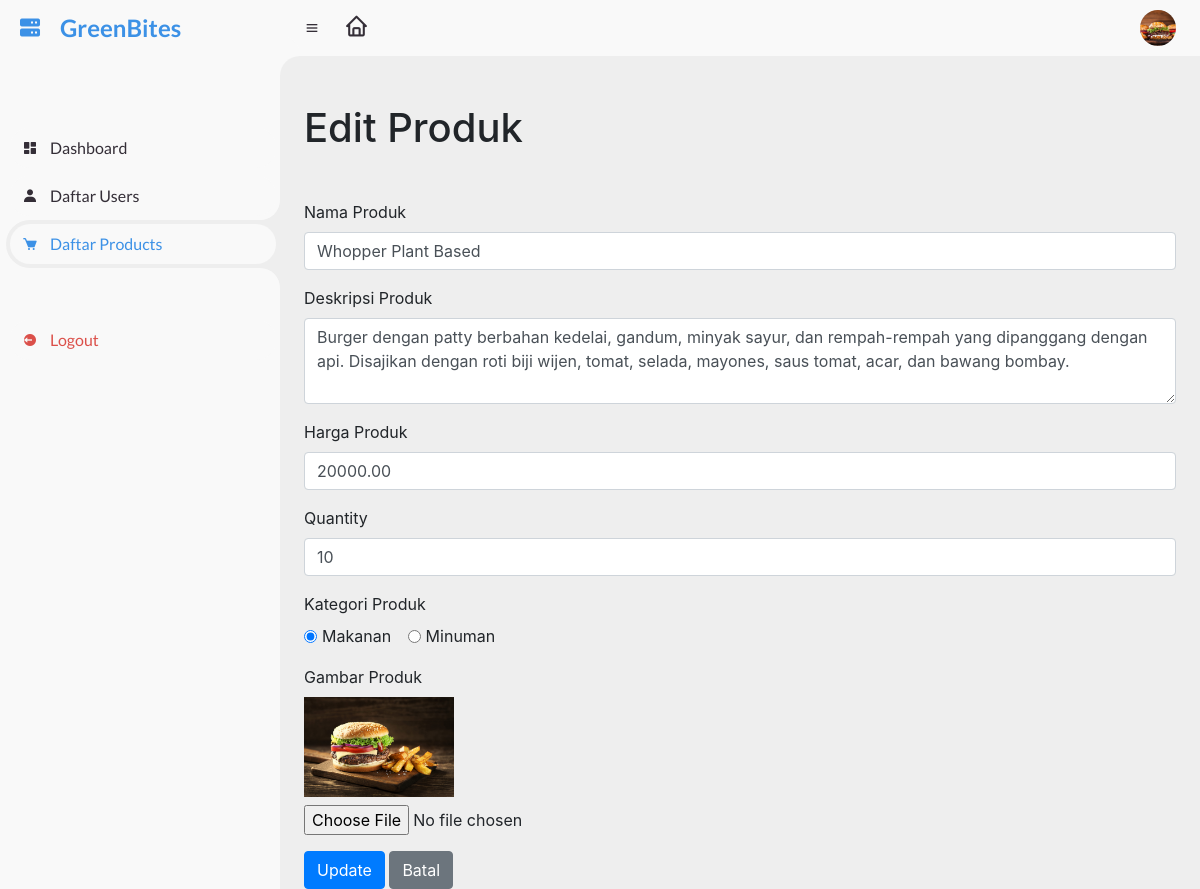
Page /edit_produk.php?menu_id=1 (signed in) on the committed database.
### tables this page shows
CREATE TABLE `menu` (
  `menu_id` int NOT NULL,
  `menu_name` varchar(100) NOT NULL,
  `menu_description` text NOT NULL,
  `menu_price` decimal(10,2) NOT NULL,
  `menu_image` varchar(255) NOT NULL,
  `quantity` int NOT NULL,
  `created_at` timestamp NOT NULL DEFAULT CURRENT_TIMESTAMP,
  `updated_at` timestamp NOT NULL DEFAULT CURRENT_TIMESTAMP ON UPDATE CURRENT_TIMESTAMP
);

CREATE TABLE `category` (
  `category_id` int NOT NULL,
  `category_name` varchar(50) NOT NULL,
  `created_at` timestamp NOT NULL DEFAULT CURRENT_TIMESTAMP,
  `updated_at` timestamp NOT NULL DEFAULT CURRENT_TIMESTAMP ON UPDATE CURRENT_TIMESTAMP
);

### functions.php (called while the page is built, shortened)
<?php
require 'config.php';
function getCategories()
{
    global $conn;
    $query = "SELECT * FROM Category";
    $result = mysqli_query($conn, $query);
    $categories = mysqli_fetch_all($result, MYSQLI_ASSOC);
    return $categories;
}

### edit_produk.php (the view, shortened to what this page needs)
<?php
include 'config.php';
require 'functions.php';
$menuId = $_GET['menu_id'];
$query = "SELECT m.*, GROUP_CONCAT(c.category_id) as category_ids
          FROM Menu m
          LEFT JOIN Menu_Category mc ON m.menu_id = mc.menu_id
          LEFT JOIN Category c ON mc.category_id = c.category_id
          WHERE m.menu_id = $menuId
          GROUP BY m.menu_id";
$result = mysqli_query($conn, $query);
$product = mysqli_fetch_assoc($result);
$categories = getCategories();
?>
<!DOCTYPE html>
<html lang="en">
<head>
    <link rel="stylesheet" href="https://maxcdn.bootstrapcdn.com/bootstrap/4.0.0/css/bootstrap.min.css">
    <?php require 'views/utils/header.php' ?>
</head>
<body style="background-color: #eee">
    <section id="sidebar">
        <a href="#" class="brand">
            <i class='bx bxs-server'></i>
            <span class="text">GreenBites</span>
        </a>
        <ul class="side-menu top">
            <li>
                <a href="dashboards.php">
                    <i class='bx bxs-dashboard'></i>
                    <span class="text">Dashboard</span>
                </a>
            </li>
            <li>
                <a href="halaman_admin.php">
                    <i class='bx bxs-user'></i>
                    <span class="text">Daftar Users</span>
                </a>
            </li>
            <li class="active">
                <a href="list_produk.php">
                    <i class='bx bxs-cart'></i>
                    <span class="text">Daftar Products</span>
                </a>
            </li>
        </ul>
        <ul class="side-menu">
            <li>
                <a href="logout.php" class="logout">
                    <i class='bx bxs-log-out-circle'></i>
                    <span class="text">Logout</span>
                </a>
            </li>
        </ul>
    </section>
    <section id="content">
        <nav>
            <i class='bx bx-menu'></i>
            <a href="index.php" class="home-link">
                <i class='bx bx-home'></i>
            </a>
            <form action="#">
                <div class="form-input">
                </div>
            </form>
            <a href="#" class="profile">
                <img src="img/users/<?php echo $_SESSION['img_profile']; ?>">
            </a>
        </nav>
        <div class="ml-4 mr-4">
            <h1 class="mt-5">Edit Produk</h1>
            <form action="" method="POST" enctype="multipart/form-data">
                <div class="form-group">
                    <label for="menuName">Nama Produk</label>
                    <input type="text" class="form-control" id="menuName" name="menu_name" value="<?= $product['menu_name']; ?>" required>
                </div>
                <div class="form-group">
                    <label for="menuDescription">Deskripsi Produk</label>
                    <textarea class="form-control" id="menuDescription" name="menu_description" rows="3" required><?= $product['menu_description']; ?></textarea>
                </div>
                <div class="form-group">
                    <label for="menuPrice">Harga Produk</label>
                    <input type="text" class="form-control" id="menuPrice" name="menu_price" value="<?= $product['menu_price']; ?>" required>
                </div>
                <div class="form-group">
                    <label for="menuPrice">Quantity</label>
                    <input type="text" class="form-control" id="menuQuantity" name="menu_quantity" value="<?= $product['quantity']; ?>" required>
                </div>
                <div class="form-group">
                    <label for="categoryIds">Kategori Produk</label><br>
                    <?php foreach ($categories as $category) : ?>
                        <div class="form-check form-check-inline">
                            <input class="form-check-input" type="radio" id="category<?= $category['category_id']; ?>" name="category_ids[]" value="<?= $category['category_id']; ?>" <?= in_array($category['category_id'], explode(",", $product['category_ids'])) ? 'checked' : ''; ?>>
                            <label class="form-check-label" for="category<?= $category['category_id']; ?>"><?= $category['category_name']; ?></label>
                        </div>
                    <?php endforeach; ?>
                </div>
                <div class="form-group">
                    <label for="menuImage">Gambar Produk</label>
                    <br>
                    <img src="<?= 'img/products/' . $product['menu_image']; ?>" alt="Gambar Produk" class="img-fluid" id="previewImage" width="150px">
                    <input type="file" class="form-control-file mt-2" id="menuImage" name="menu_image" onchange="previewFile()">
                </div>
                <button type="submit" name="update" class="btn btn-primary">Update</button>
                <a href="list_produk.php" class="btn btn-secondary">Batal</a>
            </form>
        </div>
</body>
</html>

### css/dashboard.css (style rules this page uses)
* { margin: 0; padding: 0; box-sizing: border-box; }
a { text-decoration: none !important; }
li { list-style: none; }
:root { --poppins: "Poppins", sans-serif; --lato: "Lato", sans-serif; --light: #f9f9f9; --blue: #3c91e6; --light-blue: #cfe8ff; --grey: #eee; --dark-grey: #aaaaaa; --dark: #342e37; --red: #db504a; --yellow: #ffce26; --light-yellow: #fff2c6; --orange: #fd7238; --light-orange: #ffe0d3; }
html { overflow-x: hidden; }
body { background: var(--grey); overflow-x: hidden; }
#sidebar { position: fixed; top: 0; left: 0; width: 280px; height: 100%; background: var(--light); z-index: 2000; font-family: var(--lato); transition: 0.3s ease; overflow-x: hidden; scrollbar-width: none; }
#sidebar .brand { font-size: 24px; font-weight: 700; height: 56px; display: flex; align-items: center; color: var(--blue); position: sticky; top: 0; left: 0; background: var(--light); z-index: 500; padding-bottom: 20px; box-sizing: content-box; }
#sidebar .brand .bx { min-width: 60px; display: flex; justify-content: center; }
#sidebar .side-menu { width: 100%; margin-top: 48px; }
#sidebar .side-menu li { height: 48px; background: transparent; margin-left: 6px; border-radius: 48px 0 0 48px; padding: 4px; }
#sidebar .side-menu li.active { background: var(--grey); position: relative; }
#sidebar .side-menu li.active::before { content: ""; position: absolute; width: 40px; height: 40px; border-radius: 50%; top: -40px; right: 0; box-shadow: 20px 20px 0 var(--grey); z-index: -1; }
#sidebar .side-menu li.active::after { content: ""; position: absolute; width: 40px; height: 40px; border-radius: 50%; bottom: -40px; right: 0; box-shadow: 20px -20px 0 var(--grey); z-index: -1; }
#sidebar .side-menu li a { width: 100%; height: 100%; background: var(--light); display: flex; align-items: center; border-radius: 48px; font-size: 16px; color: var(--dark); white-space: nowrap; overflow-x: hidden; }
#sidebar .side-menu.top li.active a { color: var(--blue); }
#sidebar .side-menu li a.logout { color: var(--red); }
#sidebar .side-menu li a .bx { min-width: calc(60px - ((4px + 6px) * 2)); display: flex; justify-content: center; }
#content { position: relative; width: calc(100% - 280px); left: 280px; transition: 0.3s ease; }
#content nav { height: 56px; background: var(--light); padding: 0 24px; display: flex; align-items: center; grid-gap: 24px; font-family: var(--lato); position: sticky; top: 0; left: 0; z-index: 1000; }
#content nav::before { content: ""; position: absolute; width: 40px; height: 40px; bottom: -40px; left: 0; border-radius: 50%; box-shadow: -20px -20px 0 var(--light); }
#content nav a { color: var(--dark); }
#content nav .bx.bx-menu { cursor: pointer; color: var(--dark); }
#content nav form { max-width: 400px; width: 100%; margin-right: auto; }
#content nav form .form-input { display: flex; align-items: center; height: 36px; }
#content nav .profile img { width: 36px; height: 36px; object-fit: cover; border-radius: 50%; }
#content nav .home-link { font-size: 25px; color: var(--dark); text-decoration: none; }

### rows in the picture
menu: menu_name "Whopper Plant Based", menu_description "Burger dengan patty berbahan kedelai, gandum, minyak sayur, dan rempah-rempah yang dipanggang dengan api. Disajikan dengan roti biji wijen, tomat, selada, mayones, saus tomat, acar, dan bawang bombay.", menu_price "20000.00", menu_quantity "10", menu_image (picture)
category: category_id "☑ Makanan", category_name "Makanan"
category: category_id "☐ Minuman", category_name "Minuman"
